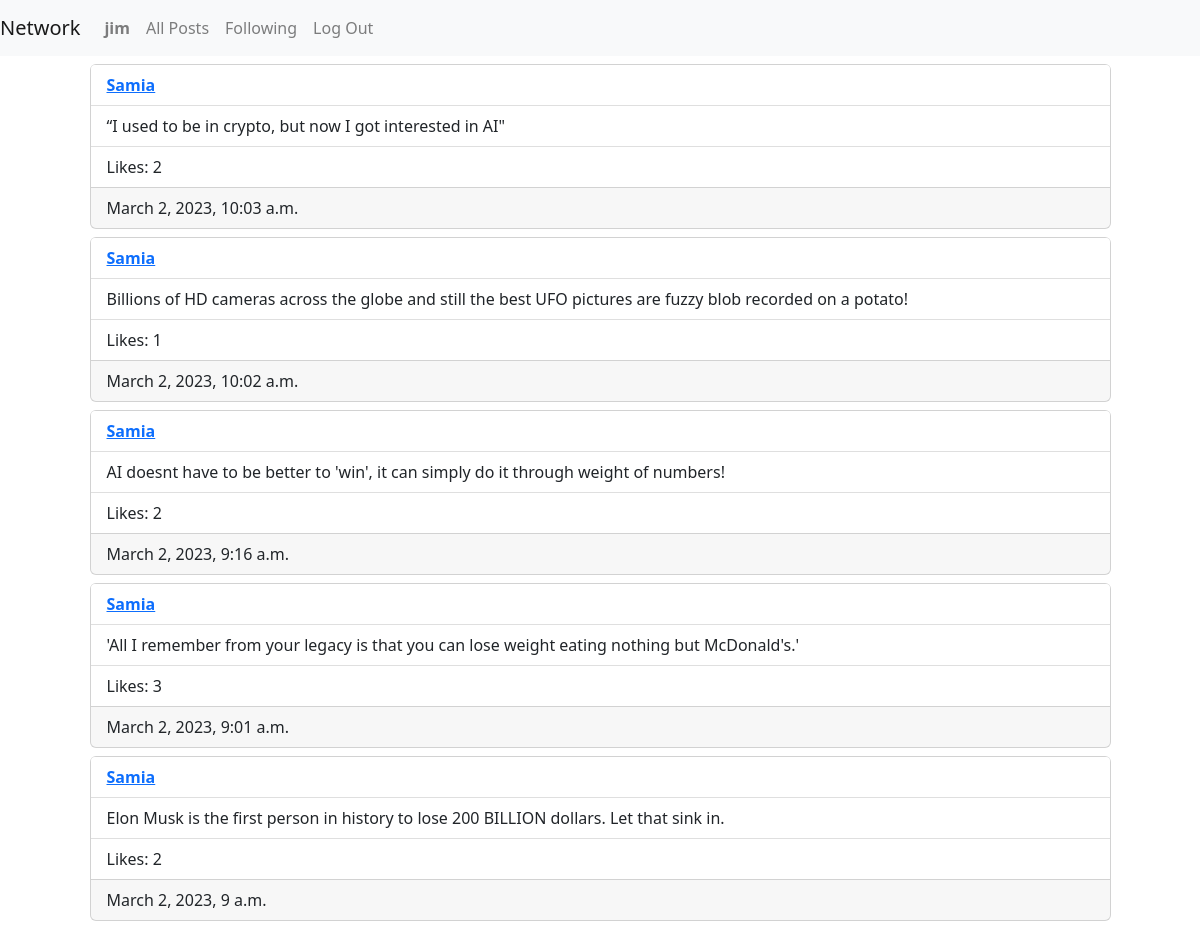
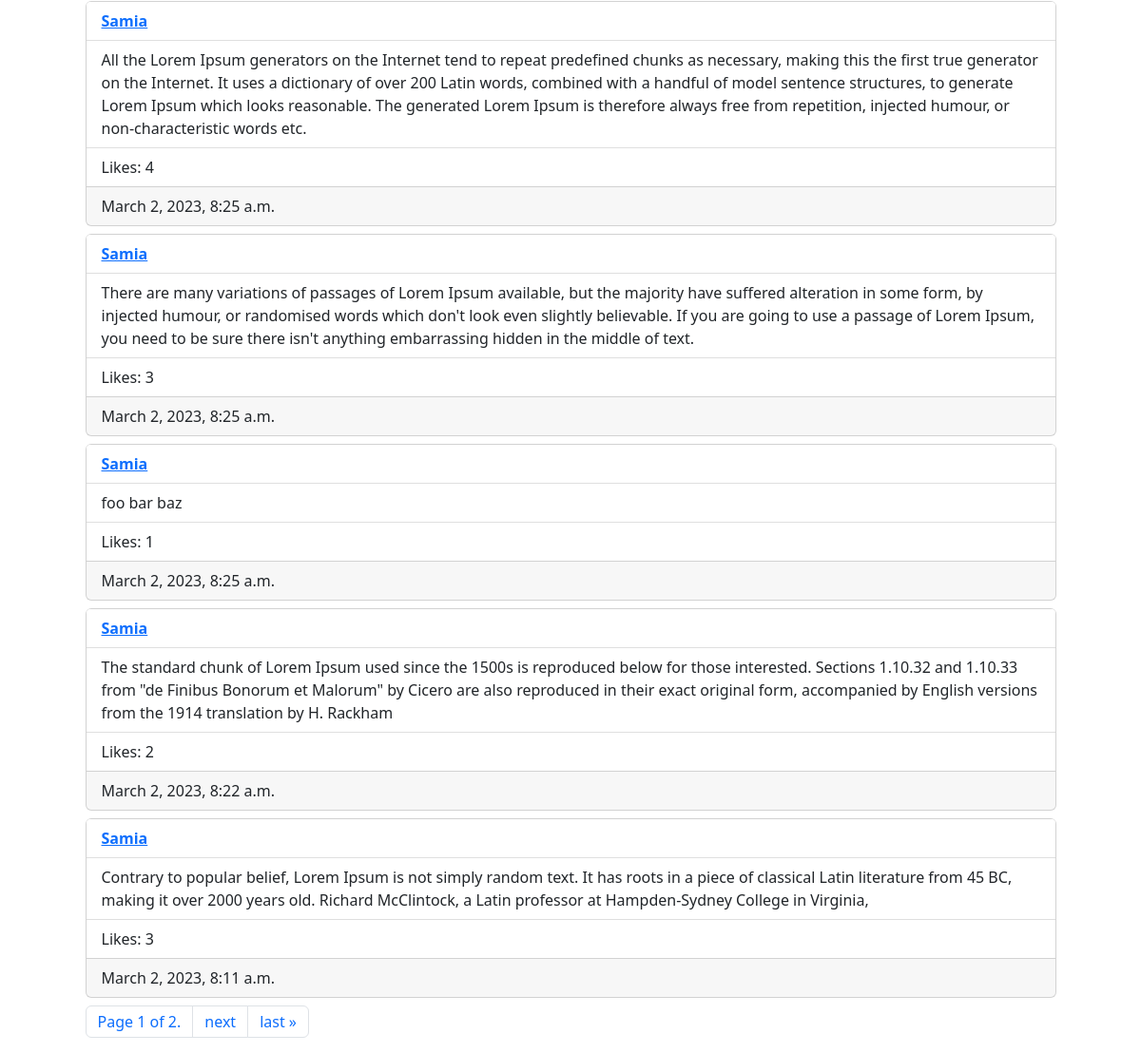
The app's page /following (signed in) with its own data (2 pictures, top to bottom).
### network/models.py (models this page shows, shortened)
class User(AbstractUser):
    pass

class Post(models.Model):
    publisher = models.ForeignKey(
        User, on_delete=models.CASCADE, related_name="posted_by")
    tweet = models.CharField(max_length=280)
    date_time = models.DateTimeField(auto_now=False, auto_now_add=True)
    likes = models.IntegerField(default=0)
    liked_by = models.ManyToManyField(
        User, related_name="liked_posts", blank=True)
    def __str__(self):
        return f"{self.tweet} by {self.publisher}"

### network/views.py (the view)
# urls.py: path("following", views.following, name="following"),
@login_required(login_url='/login')
def following(request):
    followings = Follow.objects.filter(follower=request.user)
    allposts = []
    for following in followings:
        print(following.followee.id)
        posts = Post.objects.filter(publisher=following.followee)
        for post in posts:
            print(post)
            allposts.append(post)
    paginator = Paginator(allposts, 10)
    page_number = request.GET.get('page')
    page_obj = paginator.get_page(page_number)
    return render(request, "network/following.html", {
        "page_obj": page_obj
    })

### network/templates/network/following.html (shortened to what this page needs)
{% extends "network/layout.html" %}
{% block body %}
{%for post in page_obj|dictsortreversed:"date_time"%}
<div class="card mb-2 mt-2">
    <ul class="list-group list-group-flush">
        <li class="list-group-item"><a href="{%url 'profile' post.publisher_id%}"><b>{{post.publisher|title}} </b> </a>
        </li>
        <li class="list-group-item">{{post.tweet}}</li>
        <li class="list-group-item">Likes: {{post.likes}}</li>
    </ul>
    <div class="card-footer">
        {{post.date_time}}
    </div>
</div>
{%endfor%}
<nav aria-label="Page navigation">
    <ul class="pagination">
        <li class="page-item"> <a class="page-link" href=""> Page {{ page_obj.number }} of
                {{page_obj.paginator.num_pages }}.</a>
        </li>
        {% if page_obj.has_next %}
        <li class="page-item"><a class="page-link" href="?page={{ page_obj.next_page_number }}">next</a></li>
        <li class="page-item"><a class="page-link" href="?page={{ page_obj.paginator.num_pages }}">last &raquo;</a></li>
        {% endif %}
    </ul>
</nav>
{% endblock %}

### network/templates/network/layout.html (shortened to what this page needs)
{% load static %}
<!DOCTYPE html>
<html lang="en">
<head>
    <link rel="stylesheet" href="https://stackpath.bootstrapcdn.com/bootstrap/4.4.1/css/bootstrap.min.css"
>
    <link href="https://cdn.jsdelivr.net/npm/bootstrap@5.2.3/dist/css/bootstrap.min.css" rel="stylesheet"
>
    <link href="{% static 'network/styles.css' %}" rel="stylesheet">
</head>
<body>
    <nav class="navbar navbar-expand-lg navbar-light bg-light">
        <a class="navbar-brand" href="#">Network</a>
        <div>
            <ul class="navbar-nav mr-auto">
                {% if user.is_authenticated %}
                <li class="nav-item">
                    <a class="nav-link" href="{% url 'profile' user.id %}"><strong>{{ user.username }}</strong></a>
                </li>
                {% endif %}
                <li class="nav-item">
                    <a class="nav-link" href="{% url 'index' %}">All Posts</a>
                </li>
                {% if user.is_authenticated %}
                <li class="nav-item">
                    <a class="nav-link" href="{% url 'following' %}">Following</a>
                </li>
                <li class="nav-item">
                    <a class="nav-link" href="{% url 'logout' %}">Log Out</a>
                </li>
                {% endif %}
            </ul>
        </div>
    </nav>
    <div class="body">
        <div class="container">
            <div class="row">
                <div class="col">
                </div>
                <div class="col-11">
                    {% block body %}
                    {% endblock %}
                </div>
                <div class="col">
                </div>
            </div>
        </div>
    </div>
</body>
</html>

### records on screen
User: username "jim"
Post: publisher "Samia", tweet "“I used to be in crypto, but now I got interested in AI\"", likes "2", date_time "March 2, 2023, 10:03 a.m."
Post: publisher "Samia", tweet "Billions of HD cameras across the globe and still the best UFO pictures are fuzzy blob recorded on a potato!", likes "1", date_time "March 2, 2023, 10:02 a.m."
Post: publisher "Samia", tweet "AI doesnt have to be better to 'win', it can simply do it through weight of numbers!", likes "2", date_time "March 2, 2023, 9:16 a.m."
Post: publisher "Samia", tweet "'All I remember from your legacy is that you can lose weight eating nothing but McDonald's.'", likes "3", date_time "March 2, 2023, 9:01 a.m."
Post: publisher "Samia", tweet "Elon Musk is the first person in history to lose 200 BILLION dollars. Let that sink in.", likes "2", date_time "March 2, 2023, 9 a.m."
Post: publisher "Samia", tweet "All the Lorem Ipsum generators on the Internet tend to repeat predefined chunks as necessary, making this the first true generator on the Internet. It uses a dictionary of over 200 Latin words, combined with a handful of model sentence structures, to generate Lorem Ipsum which looks reasonable. The generated Lorem Ipsum is therefore always free from repetition, injected humour, or non-characteristic words etc.", likes "4", date_time "March 2, 2023, 8:25 a.m."
Post: publisher "Samia", tweet "There are many variations of passages of Lorem Ipsum available, but the majority have suffered alteration in some form, by injected humour, or randomised words which don't look even slightly believable. If you are going to use a passage of Lorem Ipsum, you need to be sure there isn't anything embarrassing hidden in the middle of text.", likes "3", date_time "March 2, 2023, 8:25 a.m."
Post: publisher "Samia", tweet "foo bar baz", likes "1", date_time "March 2, 2023, 8:25 a.m."
Post: publisher "Samia", tweet "The standard chunk of Lorem Ipsum used since the 1500s is reproduced below for those interested. Sections 1.10.32 and 1.10.33 from \"de Finibus Bonorum et Malorum\" by Cicero are also reproduced in their exact original form, accompanied by English versions from the 1914 translation by H. Rackham", likes "2", date_time "March 2, 2023, 8:22 a.m."
Post: publisher "Samia", tweet "Contrary to popular belief, Lorem Ipsum is not simply random text. It has roots in a piece of classical Latin literature from 45 BC, making it over 2000 years old. Richard McClintock, a Latin professor at Hampden-Sydney College in Virginia,", likes "3", date_time "March 2, 2023, 8:11 a.m."

### other values on screen
{{ page_obj.number }} "1"
{{ page_obj.paginator.num_pages }} "2"
